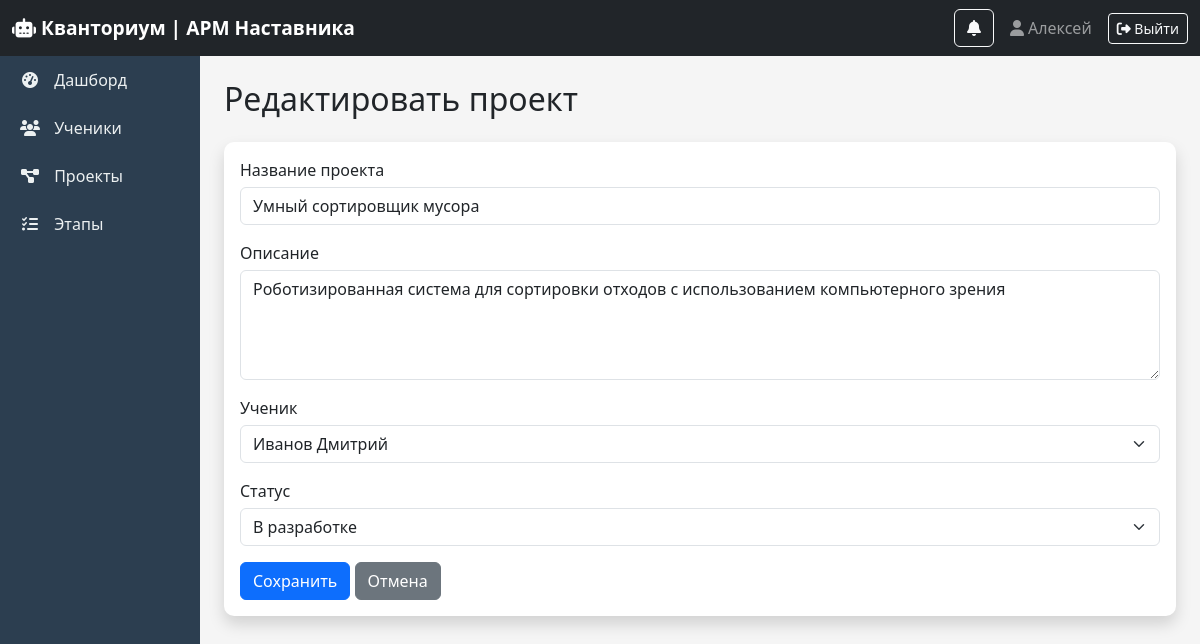
The app's page /projects/1/edit/ (signed in), older data.
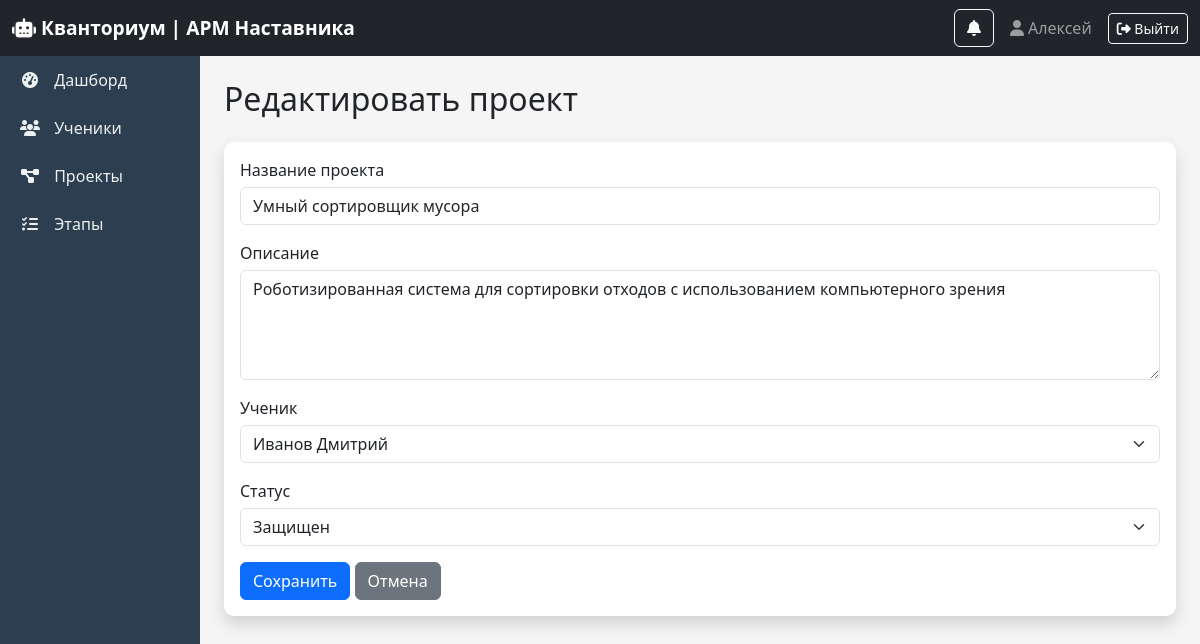
The same page, newer data.
### core/models.py (models this page shows, shortened)
class Project(models.Model):
    STATUS_CHOICES = [
        ('idea', 'Идея'),
        ('development', 'В разработке'),
        ('review', 'На проверке'),
        ('completed', 'Завершен'),
        ('defended', 'Защищен'),
    ]
    name = models.CharField(max_length=200, verbose_name="Название проекта")
    description = models.TextField(verbose_name="Описание")
    student = models.ForeignKey(Student, on_delete=models.CASCADE, verbose_name="Обучающийся")
    status = models.CharField(max_length=20, choices=STATUS_CHOICES, default='idea', verbose_name="Статус")
    created_at = models.DateTimeField(auto_now_add=True, verbose_name="Дата создания")
    updated_at = models.DateTimeField(auto_now=True, verbose_name="Дата обновления")
    class Meta:
        verbose_name = "Проект"
        verbose_name_plural = "Проекты"

class Student(models.Model):
    last_name = models.CharField(max_length=50, verbose_name="Фамилия")
    first_name = models.CharField(max_length=50, verbose_name="Имя")
    middle_name = models.CharField(max_length=50, blank=True, verbose_name="Отчество")
    group_name = models.CharField(max_length=50, verbose_name="Направление")  # группа
    mentor = models.ForeignKey(Mentor, on_delete=models.SET_NULL, null=True, verbose_name="Наставник")
    enrollment_date = models.DateField(verbose_name="Дата поступления")
    class Meta:
        verbose_name = "Обучающийся"
        verbose_name_plural = "Обучающиеся"

### core/views.py (the view, shortened to what this page needs)
# urls.py: path('projects/<int:pk>/edit/', views.project_edit, name='project_edit'),
@login_required
def project_edit(request, pk):
    if not user_can_edit(request):
        return redirect('project_list')
    project = get_object_or_404(Project, pk=pk)
    students = Student.objects.all()
    return render(request, 'core/project_form.html', {'project': project, 'students': students})

### core/views.py (called while the page is built)
def get_user_mentor(request):
    if not request.user.is_authenticated:
        return None
    try:
        return request.user.mentor
    except:
        return None

def user_can_edit(request):
    if request.user.is_superuser:
        return True
    if request.user.username == 'metodist':
        return False
    return True

### core/templates/core/project_form.html (shortened to what this page needs)
{% extends 'core/base.html' %}
{% block content %}
<h2 class="mb-4">
    {% if project %}Редактировать проект{% else %}Новый проект{% endif %}
</h2>
<div class="card shadow">
    <div class="card-body">
        <form method="post">
            <div class="mb-3">
                <label for="name" class="form-label">Название проекта</label>
                <input type="text" name="name" id="name" class="form-control" value="{{ project.name|default:'' }}" required>
            </div>
            <div class="mb-3">
                <label for="description" class="form-label">Описание</label>
                <textarea name="description" id="description" class="form-control" rows="4">{{ project.description|default:'' }}</textarea>
            </div>
            <div class="mb-3">
                <label for="student" class="form-label">Ученик</label>
                <select name="student" id="student" class="form-select" required>
                    {% for student in students %}
                    <option value="{{ student.id }}" {% if project.student.id == student.id %}selected{% endif %}>
                        {{ student.last_name }} {{ student.first_name }}
                    </option>
                    {% endfor %}
                </select>
            </div>
            <div class="mb-3">
                <label for="status" class="form-label">Статус</label>
                <select name="status" id="status" class="form-select">
                    <option value="development" {% if project.status == 'development' %}selected{% endif %}>В разработке</option>
                    <option value="defended" {% if project.status == 'defended' %}selected{% endif %}>Защищен</option>
                </select>
            </div>
            <button type="submit" class="btn btn-primary">Сохранить</button>
            <a href="{% url 'project_list' %}" class="btn btn-secondary">Отмена</a>
        </form>
    </div>
</div>
{% endblock %}

Row changes from the older to the newer data that the page shows:
changed Project "Умный сортировщик мусора": status "В разработке" → "Защищен"
